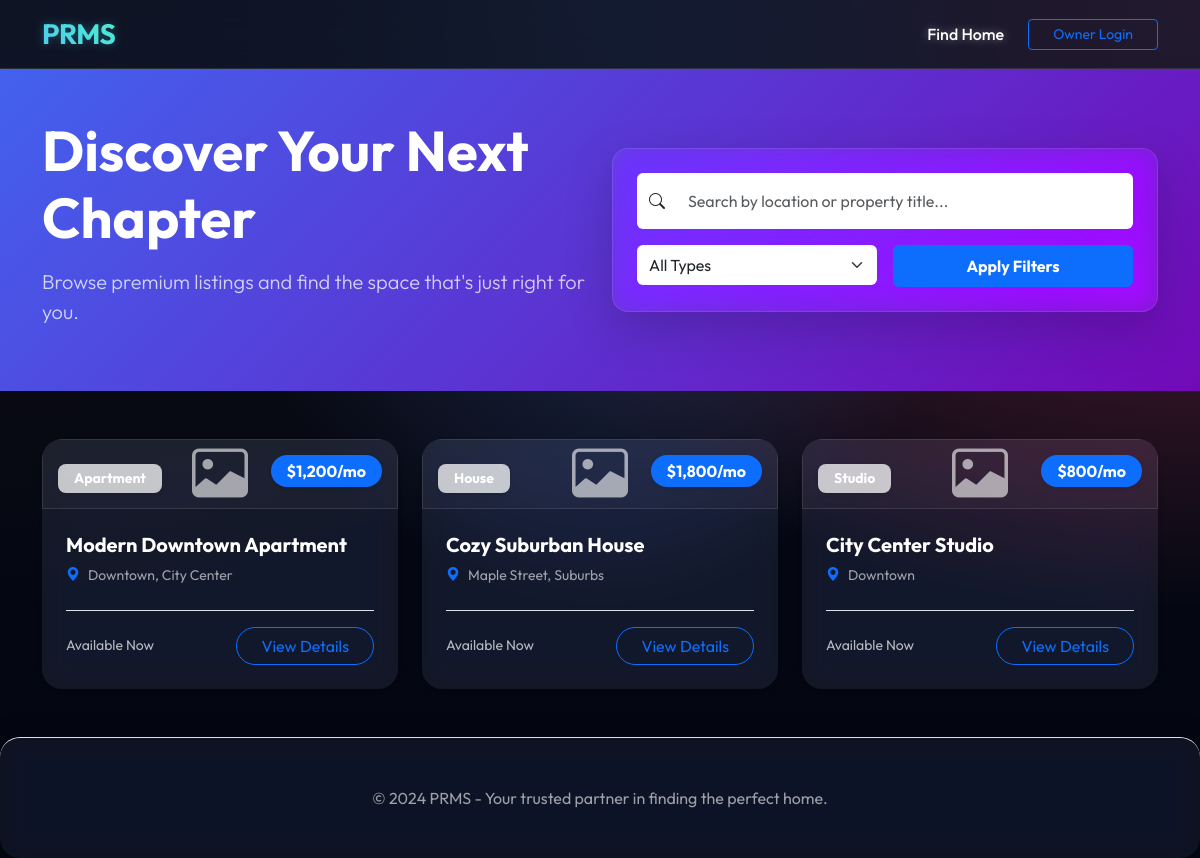
/app/views/tenant_view.php, run on the app's committed database.
### tables this page shows
CREATE TABLE IF NOT EXISTS properties (
    id INT AUTO_INCREMENT PRIMARY KEY,
    owner_id INT NOT NULL,
    category_id INT NOT NULL,
    title VARCHAR(255) NOT NULL,
    description TEXT,
    price DECIMAL(10, 2) UNSIGNED NOT NULL DEFAULT 0.00,
    location VARCHAR(255) NOT NULL,
    address TEXT,
    bedrooms INT UNSIGNED DEFAULT 0,
    bathrooms INT UNSIGNED DEFAULT 0,
    type ENUM('Apartment', 'House', 'Condo', 'Studio', 'Villa', 'Townhouse') DEFAULT 'Apartment',
    status ENUM('Available', 'Rented', 'Maintenance') NOT NULL DEFAULT 'Available',
    created_at TIMESTAMP DEFAULT CURRENT_TIMESTAMP,
    updated_at TIMESTAMP DEFAULT CURRENT_TIMESTAMP ON UPDATE CURRENT_TIMESTAMP,
    CONSTRAINT fk_owner
        FOREIGN KEY (owner_id) 
        REFERENCES users(id) 
        ON DELETE CASCADE,
    CONSTRAINT fk_category
        FOREIGN KEY (category_id) 
        REFERENCES categories(id) 
        ON DELETE RESTRICT,
    INDEX (status),
    INDEX (category_id),
    INDEX (owner_id),
    INDEX (price)
);

### app/views/tenant_view.php (the view, shortened to what this page needs)
<?php
$search = trim($_GET['search'] ?? '');
$conn = get_db_connection();
$sql = "SELECT p.*,
        (SELECT image_path FROM property_images WHERE property_id = p.id ORDER BY is_main DESC, id ASC LIMIT 1) as main_image
        FROM properties p
        WHERE p.status = 'Available'";
$sql .= " ORDER BY p.created_at DESC";
$stmt = mysqli_prepare($conn, $sql);
mysqli_stmt_execute($stmt);
$result = mysqli_stmt_get_result($stmt);
$properties = [];
while ($row = mysqli_fetch_assoc($result)) {
    $properties[] = $row;
}
?>
<!DOCTYPE html>
<html lang="en">
<head>
    <link href="https://cdn.jsdelivr.net/npm/bootstrap@5.3.0/dist/css/bootstrap.min.css" rel="stylesheet">
    <link rel="stylesheet" href="../../public/assets/css/style.css?v=<?php echo time(); ?>">
    <link rel="stylesheet" href="https://cdn.jsdelivr.net/npm/bootstrap-icons@1.11.1/font/bootstrap-icons.css">
</head>
<body class="tenant-portal">
    <nav class="navbar navbar-expand-lg navbar-dark glass-nav sticky-top">
        <div class="container">
            <a class="navbar-brand text-gradient fs-3 fw-bold" href="../../public/index.php">PRMS</a>
            <div class="collapse navbar-collapse" id="navbarNav">
                <ul class="navbar-nav ms-auto align-items-center">
                    <li class="nav-item">
                        <a class="nav-link active" href="tenant_view.php">Find Home</a>
                    </li>
                    <?php if (isset($_SESSION['user_id'])): ?>
                        <li class="nav-item dropdown ms-lg-3">
                            <a class="nav-link dropdown-toggle d-flex align-items-center gap-2" href="#" id="navbarDropdown"
                                role="button" data-bs-toggle="dropdown">
                                <i class="bi bi-person-circle fs-5"></i>
                                <?php echo htmlspecialchars($_SESSION['user_name']); ?>
                            </a>
                            <ul class="dropdown-menu dropdown-menu-end glass-panel border-0 shadow-sm mt-2">
                                <?php if ($_SESSION['user_role'] === 'owner' || $_SESSION['user_role'] === 'admin'): ?>
                                    <li><a class="dropdown-item" href="property_list.php">Owner Dashboard</a></li>
                                    <li>
                                        <hr class="dropdown-divider">
                                    </li>
                                <?php endif; ?>
                                <li><a class="dropdown-item text-danger"
                                        href="../controllers/auth_controller.php?action=logout">Logout</a></li>
                            </ul>
                        </li>
                    <?php else: ?>
                        <li class="nav-item ms-lg-3">
                            <a href="login.php" class="btn btn-outline-primary btn-sm px-4">Owner Login</a>
                        </li>
                    <?php endif; ?>
                </ul>
            </div>
        </div>
    </nav>
    <header class="page-header py-5 bg-gradient-primary text-white position-relative overflow-hidden mb-5">
        <div class="container position-relative z-1">
            <div class="row align-items-center">
                <div class="col-lg-6 mb-4 mb-lg-0">
                    <h1 class="display-4 fw-bold mb-3">Discover Your Next Chapter</h1>
                    <p class="lead opacity-75">Browse premium listings and find the space that's just right for you.</p>
                </div>
                <div class="col-lg-6">
                    <div class="glass-panel p-4 rounded-4 shadow-lg">
                        <form action="tenant_view.php" method="GET" class="row g-3">
                            <div class="col-12">
                                <div class="input-group">
                                    <span class="input-group-text bg-white border-0"><i class="bi bi-search"></i></span>
                                    <input type="text" name="search" class="form-control border-0 py-3"
                                        placeholder="Search by location or property title..."
                                        value="<?php echo htmlspecialchars($search); ?>">
                                </div>
                            </div>
                            <div class="col-md-6">
                                <select name="type" class="form-select border-0 py-2">
                                    <option value="">All Types</option>
                                </select>
                            </div>
                            <div class="col-md-6">
                                <button type="submit" class="btn btn-primary w-100 py-2 fw-bold">Apply Filters</button>
                            </div>
                        </form>
                    </div>
                </div>
            </div>
        </div>
    </header>
    <div class="container mb-5">
        <div class="row g-4">
            <?php if (empty($properties)): ?>
                <div class="col-12 text-center py-5">
                    <i class="bi bi-house-exclamation display-1 text-muted opacity-25 mb-3 d-block"></i>
                    <h3 class="text-secondary">No properties found matching your criteria.</h3>
                    <a href="tenant_view.php" class="btn btn-link">View all available properties</a>
                </div>
            <?php else: ?>
                <?php foreach ($properties as $property): ?>
                    <div class="col-md-6 col-lg-4">
                        <div class="card h-100 border-0 glass-panel property-card hover-up overflow-hidden shadow-sm">
                            <div class="position-relative">
                                <?php if ($property['main_image']): ?>
                                    <img src="../../images/<?php echo htmlspecialchars($property['main_image']); ?>"
                                        class="card-img-top property-thumb"
                                        alt="<?php echo htmlspecialchars($property['title']); ?>">
                                <?php else: ?>
                                    <div
                                        class="card-img-top property-thumb bg-light d-flex align-items-center justify-content-center">
                                        <i class="bi bi-image text-muted display-4"></i>
                                    </div>
                                <?php endif; ?>
                                <div
                                    class="property-badge position-absolute top-0 end-0 m-3 px-3 py-1 bg-primary text-white rounded-pill shadow-sm fw-bold">
                                    $<?php echo number_format($property['price'], 0); ?>/mo
                                </div>
                                <div
                                    class="type-badge position-absolute bottom-0 start-0 m-3 px-3 py-1 bg-white bg-opacity-75 text-dark rounded-3 shadow-sm small fw-bold">
                                    <?php echo htmlspecialchars($property['type']); ?>
                                </div>
                            </div>
                            <div class="card-body p-4">
                                <h5 class="card-title fw-bold mb-2"><?php echo htmlspecialchars($property['title']); ?></h5>
                                <p class="card-text text-muted small d-flex align-items-center gap-2 mb-4">
                                    <i class="bi bi-geo-alt-fill text-primary"></i>
                                    <?php echo htmlspecialchars($property['location']); ?>
                                </p>
                                <div class="d-flex justify-content-between align-items-center pt-3 border-top">
                                    <span class="text-secondary small">Available Now</span>
                                    <a href="property_details.php?id=<?php echo $property['id']; ?>"
                                        class="btn btn-outline-primary rounded-pill px-4">View Details</a>
                                </div>
                            </div>
                        </div>
                    </div>
                <?php endforeach; ?>
            <?php endif; ?>
        </div>
    </div>
    <footer class="footer py-5 glass-panel border-0 border-top mt-5">
        <div class="container text-center">
            <p class="text-muted mb-0">© 2024 PRMS - Your trusted partner in finding the perfect home.</p>
        </div>
    </footer>
</body>
</html>

### public/assets/css/style.css (style rules this page uses)
:root { --primary: #4361ee; --primary-light: #4895ef; --primary-dark: #3f37c9; --secondary: #b5179e; --success: #4cc9f0; --info: #4895ef; --warning: #f72585; --danger: #ef233c; --dark: #2b2d42; --light: #f8f9fa; --white: #ffffff; --gray-100: #f8f9fa; --gray-200: #e9ecef; --gray-300: #dee2e6; --gray-400: #ced4da; --gray-500: #adb5bd; --gray-600: #6c757d; --gray-700: #495057; --gray-800: #343a40; --gray-900: #212529; --glass: rgba(255, 255, 255, 0.7); --glass-border: rgba(255, 255, 255, 0.3); --glass-shadow: 0 8px 32px 0 rgba(31, 38, 135, 0.1); --transition: all 0.3s cubic-bezier(0.4, 0, 0.2, 1); }
body { font-family: 'Outfit', sans-serif; background-color: #040712; color: var(--white); min-height: 100vh; }
.beautified-page, .landing-page, .tenant-portal { background-color: #040712; background-image: radial-gradient(at 0% 0%, hsla(253, 16%, 7%, 1) 0, transparent 50%), radial-gradient(at 50% 0%, hsla(225, 39%, 30%, 1) 0, transparent 50%), radial-gradient(at 100% 0%, hsla(339, 49%, 30%, 1) 0, transparent 50%); background-attachment: fixed; background-size: cover; color: var(--white) !important; }
.beautified-page .glass-panel, .landing-page .glass-panel, .tenant-portal .glass-panel { background: rgba(255, 255, 255, 0.05); backdrop-filter: blur(12px) saturate(180%); -webkit-backdrop-filter: blur(12px) saturate(180%); border: 1px solid rgba(255, 255, 255, 0.1); border-radius: 20px; box-shadow: 0 8px 32px 0 rgba(0, 0, 0, 0.3); }
.beautified-page .text-secondary, .landing-page .text-secondary, .tenant-portal .text-secondary, .landing-page .text-muted, .tenant-portal .text-muted { color: rgba(255, 255, 255, 0.7) !important; }
.beautified-page .glass-nav, .landing-page .glass-nav, .tenant-portal .glass-nav { background: rgba(15, 23, 42, 0.8) !important; backdrop-filter: blur(15px); -webkit-backdrop-filter: blur(15px); backdrop-filter: blur(15px); -webkit-backdrop-filter: blur(15px); border-bottom: 1px solid rgba(255, 255, 255, 0.1); }
.bg-gradient-primary { background: linear-gradient(135deg, #4361ee, #7209b7) !important; }
.beautified-page .navbar-brand, .landing-page .navbar-brand, .tenant-portal .navbar-brand { font-weight: 700 !important; letter-spacing: -0.5px; background: linear-gradient(45deg, #4cc9f0, #4df0ce) !important; -webkit-background-clip: text !important; background-clip: text !important; -webkit-text-fill-color: transparent !important; filter: drop-shadow(0 0 5px rgba(76, 201, 240, 0.3)) !important; }
.beautified-page .nav-link, .landing-page .nav-link, .tenant-portal .nav-link { color: rgba(255, 255, 255, 0.8) !important; font-weight: 500; }
.beautified-page .nav-link.active, .landing-page .nav-link.active, .tenant-portal .nav-link.active, .beautified-page .nav-link:hover, .landing-page .nav-link:hover, .tenant-portal .nav-link:hover { color: white !important; text-shadow: 0 0 10px rgba(255, 255, 255, 0.4); }
.beautified-page .card .text-muted, .landing-page .card .text-muted, .tenant-portal .card .text-muted { color: rgba(255, 255, 255, 0.6) !important; }
.property-card .card-body { background: rgba(255, 255, 255, 0.02) !important; }
.property-card .card-title { color: white !important; }
.beautified-page .text-gradient, .landing-page .text-gradient, .tenant-portal .text-gradient { background: linear-gradient(45deg, #4cc9f0, #4df0ce) !important; -webkit-background-clip: text !important; background-clip: text !important; -webkit-text-fill-color: transparent !important; }
.beautified-page .text-dark, .landing-page .text-dark, .tenant-portal .text-dark { color: var(--white) !important; }
.beautified-page .bg-light, .landing-page .bg-light, .tenant-portal .bg-light { background: rgba(255, 255, 255, 0.05) !important; border: 1px solid rgba(255, 255, 255, 0.1); }
.beautified-page .text-muted, .landing-page .text-muted, .tenant-portal .text-muted { color: rgba(255, 255, 255, 0.6) !important; }

### data on the page
properties: price "1,200", type "Apartment", title "Modern Downtown Apartment", location "Downtown, City Center"
properties: price "1,800", type "House", title "Cozy Suburban House", location "Maple Street, Suburbs"
properties: price "800", type "Studio", title "City Center Studio", location "Downtown"
